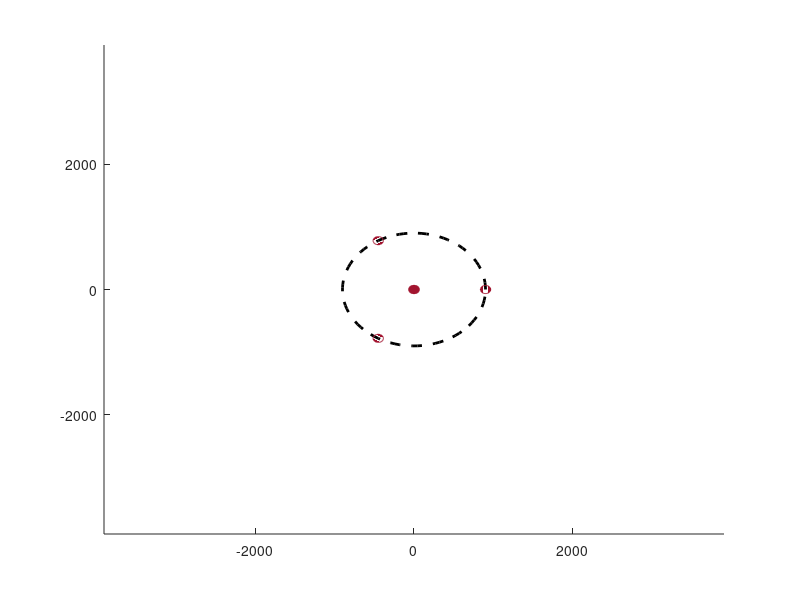

MATLAB code for this plot: (Note: this script raises an error after producing the figure.)
% Nicholas F. Baker
% IEA Task
% Optimization Only Case Study
% Wind Farm (Base Case) layout and depiction (plot)
% Created 29 May 2018
% Modified 08 June 2018 (Pushes outter ring to field boundary, evenly spaces inner rings
% Updated 15 Jun 2018 (Adjusted to use NREL 3.35 MW onshore reference turbine)
% Modified 6 Feb 2019 for farm sizes in second round of case studies.
clear all, close all;

%PlotColor = [0,0.4470,0.7410]; % Blue
PlotColor = [0.6350, 0.0780, 0.1840]; % Red
%PlotColor = [0.9290, 0.6940, 0.1250]; % Yellow
%PlotColor = [1,0,0];

%{
% Turbine Data for NREL 5MW
TurbDiam = 126.4;           % Rotor Diameter, needed for constraints
TurbRad = TurbDiam/2;
%}
% Turbine Data for NREL 3.35MW
TurbDiam = 130.0;           % Rotor Diameter, needed for constraints
TurbRad = TurbDiam/2;
nMinSpaceDiam = 5;          % Minimum number of diameters in between turbines
fMinSpaceDist = (nMinSpaceDiam * TurbDiam);% + (2*TurbRad); % Minimum distance between rotors - the number of turbine diameters, + the radius of each turbine.
FarmSize = 4;               % 1 = 16 turbines, 2 = 36 turbines, 3 = 64 turbines.
bWriteGridsToFile = false;  % true = write the turbine coordinates to a file, false = don't write.
PlotDimen = 3900;

switch(FarmSize)
    %-- First round of case studies --%
    case 0
        nNumTurbField = 9;
        fFieldRad = 900;
    case 1
        nNumTurbField = 16;                 % Overall number of turbines in the field.
        fFieldRad = 1300;
    case 2
        nNumTurbField = 36;                 % Overall number of turbines in the field.
        fFieldRad = 2000;
    case 3
        nNumTurbField = 64;                 % Overall number of turbines in the field.
        fFieldRad = 3000;
    %-- Second round of case studies --%
    case 4
        nNumTurbField = 4;                  % Overall number of turbines in the field.
        fFieldRad = 900;
    case 5
        nNumTurbField = 64;                 % Overall number of turbines in the field.
        fFieldRad = 3000;
    otherwise
        error('Variable "FarmSize" not initilized properly');
end

if(nNumTurbField >= 1)                  % If there's more than one turbine in the field
    nNumTurbLeft = nNumTurbField - 1;   % Keep a decrementing total of number of turbines left in the field. Here we take out the center one.
    bKeepGoing = true;                  % Make the flag to know we still haven't mapped all our turbines.
else
    bKeepGoing = false;                 % Make the flag to say we've mapped all (1) of the turbines.
end
nRingCntr = zeros(1);                   % Counter for which ring we're on.

% Loops through each concentric ring, fitting as many turbines in the ring as will fit
while(bKeepGoing)
    nRingCntr = nRingCntr + 1;  % Start the next ring
    % Make ring and circumference
    fCircRadius(nRingCntr) = nRingCntr * fMinSpaceDist;   % Make the radius the minimum distance between hub centers, times whatever ring we're on.
    fCircCircum(nRingCntr) = 2 * pi * fCircRadius(nRingCntr);

    % Get arclength between min turbine distance.
    c = fMinSpaceDist;  % Chord length between neighboring rotors
    h(nRingCntr) = fCircRadius(nRingCntr) - sqrt( fCircRadius(nRingCntr)^2 - ((c^2)/4) ); % Perpendicular height from center of chord to ring.
    S(nRingCntr) = asin(c/ (h(nRingCntr) + (c^2 / (4*h(nRingCntr))) )) * (h(nRingCntr) + (c^2 / (4*h(nRingCntr))) ); % arc length between neighboring turbines

    % Get number of turbines that fit in that ring
    nNumTurb(nRingCntr) = fix(fCircCircum(nRingCntr)/S(nRingCntr)); % Finds number of arcs that will fit on the circumference.
    nNumTurbLeft = nNumTurbLeft - nNumTurb(nRingCntr);
    
    % If we see the next ring is sparse (<4 turbines), expand current ring to accomodate
    if (nNumTurbLeft < 4) && (nNumTurbLeft > 0)
        % Expand current ring's circumference to accomodate number we need
        fCircCircum(nRingCntr) = S(nRingCntr) * (nNumTurb(nRingCntr) + nNumTurbLeft);
        % Find the radius from our new circumference
        fCircRadius(nRingCntr) = fCircCircum(nRingCntr)/ (2*pi);
        nNumTurbLeft = 0;   % Note that we've plotted all turbines now
        
        % Expand the inside rings as well
        fNewCircRadius = fCircRadius(nRingCntr)/nRingCntr; % To expand the inner rings as well
        for i = 1:(nRingCntr-1)
            % Adjust circumference of each inside ring
            fCircRadius(i) = i * fNewCircRadius;        % Make the radius the minimum distance between hub centers, times whatever ring we're on.
            fCircCircum(i) = 2 * pi * fCircRadius(i);
        end
    end

    % Increment to the next ring
    if(nNumTurbLeft <= 0)
       bKeepGoing = false; 
    end
end

%%{
%--- Beginning of modification to expand outisde ring to boundary, and fill all 
% Last ring of field boundary is field limit (FieldRad)
fCircRadius(nRingCntr) = fFieldRad;
fNewCircRadius = fCircRadius(nRingCntr)/nRingCntr; % To expand the inner rings as well
for i = 1:(nRingCntr-1)
    % Adjust circumference of each inside ring
    fCircRadius(i) = i * fNewCircRadius;        % Make the radius the minimum distance between hub centers, times whatever ring we're on.
    fCircCircum(i) = 2 * pi * fCircRadius(i);
end
%----- end of modification -----%
%}
% Take excess turbines out of last circle
nNumInnerTurbs = ones(1);   % Initialize to only one turbine in the center
for i = 1:(nRingCntr-1)     % Loop through all the rings besides the last one
   nNumInnerTurbs = nNumInnerTurbs + nNumTurb(i);
end
nNumTurb(nRingCntr) = nNumTurbField - nNumInnerTurbs;

% Assign grid coords for each turbine, first at center
fGridCoords = zeros(nNumTurbField,2); % (x-coord,y-coord). Array of grid coordinates in the field.
nCurrTurb = ones(1);
fTheta = zeros(nRingCntr,1);      % Central angle for each ring

for i = 1:nRingCntr             % For each ring of our circle
    nCurrTurb = nCurrTurb + 1;  % Running counter for the current turbine we're on
    fGridCoords(nCurrTurb, 1) = fCircRadius(i); % Force the first turbine in the ring to be on x-axis, at radius
    fGridCoords(nCurrTurb, 2) = 0; % y-coord of first one (on axis)
    fTheta(i) = 360 / nNumTurb(i);
    nCurrAng = 0;               % Running total for our angle, start on the x-axis in Q1.
    
    for j = 2:nNumTurb(i)       % For each turbine on this ring (note fGridCoords[1,~] = (Radius,0)
        nCurrTurb = nCurrTurb + 1;  % Running counter for the current turbine we're on
        nCurrAng = nCurrAng + deg2rad(fTheta(i));
        fGridCoords(nCurrTurb, 1) = fCircRadius(i) * cos(nCurrAng); % x-coord
        fGridCoords(nCurrTurb, 2) = fCircRadius(i) * sin(nCurrAng); % y-coord
    end
end

%FieldRad = fCircRadius( length(fCircRadius) ) + TurbRad;
%{
%------- Ploting the farm -----%
figure('DefaultAxesFontSize',14);
hold on
p1 = scatter(0,0, 1, PlotColor, 'filled'); % A dumy thing for our legend
p2 = viscircles([0,0], fFieldRad,'LineStyle','--', 'Color', 'k');   % Plot the field boundary
for i = 1:nNumTurbField     % Print the turbines as filled in 'circles'
    rectangle('Position',[fGridCoords(i, 1)-TurbRad, fGridCoords(i, 2)-TurbRad, TurbDiam, TurbDiam], 'FaceColor', PlotColor, 'EdgeColor', [0,0.4470,0.7410], 'Curvature', [1 1])
end
hold off
axis([-PlotDimen PlotDimen -PlotDimen PlotDimen]);                 % Make all plots the same size
nNumTicks = fix((2*PlotDimen)/ (nMinSpaceDiam*TurbDiam))/2;
xticks(linspace(-PlotDimen,PlotDimen, nNumTicks+1));
xticklabels({'-30','-20','-10','0','10','20','30'});
yticks(linspace(-PlotDimen,PlotDimen, nNumTicks+1));
yticklabels({'-30','-20','-10','0','10','20','30'});
ylabel('Rotor Diameters (D)');
pbaspect([1 1 1])                                                  % Make the plots actually square
grid on
legend([p1 p2], 'Turbine', 'Field boundary')
legend boxoff
%}
%%{
%  Plots for Jared with no grid, axis, numbers, or titles
figure(2)
hold on
rectangle('Position',[-TurbRad, -TurbRad, TurbDiam, TurbDiam], 'FaceColor', PlotColor, 'EdgeColor', PlotColor, 'Curvature', [1 1])
p1 = scatter(0,0, 1, PlotColor, 'filled'); % A dumy thing for our legend
p2 = viscircles([0,0], fFieldRad,'LineStyle','--', 'Color', 'k');   % Plot the field boundary
for i = 1:nNumTurbField     % Print the turbines as filled in 'circles'
    rectangle('Position',[fGridCoords(i, 1)-TurbRad, fGridCoords(i, 2)-TurbRad, TurbDiam, TurbDiam], 'FaceColor', PlotColor, 'EdgeColor', PlotColor, 'Curvature', [1 1])
end
hold off

axis([-PlotDimen PlotDimen -PlotDimen PlotDimen]);                 % Make all plots the same size
grid off
ax = gca;
ax.Visible = 'off';
% The axes is removed from PDF file, too.
print(gcf,'-dpdf','-r300');
pbaspect([1 1 1])                                                  % Make the plots actually square
%}
%--- Code to write coordinates to a .csv file
%mIndexList = (0:(nNumTurbField-1))';
%mCoordMat = [mIndexList, fGridCoords];
%{
if bWriteGridsToFile
    switch(FarmSize)
        case 0
            dlmwrite('BaseCoords9.csv', fGridCoords, 'delimiter', ',', 'precision', '%10.4f'); % Write the coordinates to a CSV file
        case 1
            dlmwrite('BaseCoords16.csv', fGridCoords, 'delimiter', ',', 'precision', '%10.4f'); % Write the coordinates to a CSV file
        case 2
            dlmwrite('BaseCoords36.csv', fGridCoords, 'delimiter', ',', 'precision', '%10.4f'); % Write the coordinates to a CSV file
        case 3
            dlmwrite('BaseCoords64.csv', fGridCoords, 'delimiter', ',', 'precision', '%10.4f'); % Write the coordinates to a CSV file
        otherwise
            error('Variable "FarmSize" not initilized properly');
    end
end
%}